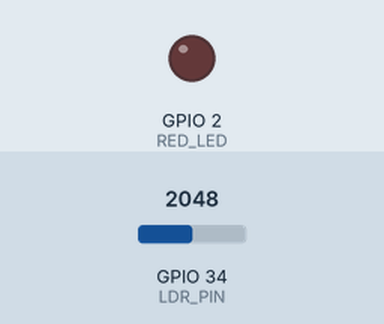
This sketch was run on a simulated ESP32. Parts: output pins drawn as LEDs (lit = HIGH). The test bench sets the inputs (shaded band); at power-on: GPIO 34 (LDR_PIN) = 2048. Random numbers use the default seed unless the sketch sets one; what the sketch prints to the serial monitor is not drawn.

Above: at 4.8 s.
4.9 s: GPIO 34 (LDR_PIN) set to 1286
11.2 s: GPIO 34 (LDR_PIN) set to 1202
15.5 s: GPIO 34 (LDR_PIN) set to 1999
19.2 s: GPIO 34 (LDR_PIN) set to 2080
22.1 s: GPIO 34 (LDR_PIN) set to 1695
28.4 s: GPIO 34 (LDR_PIN) set to 1569
At 30.5 s:
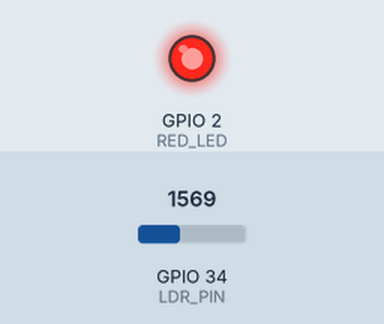
Timing chart, 0 to 32.0 s (numbered marks = the images above; inputs shaded):
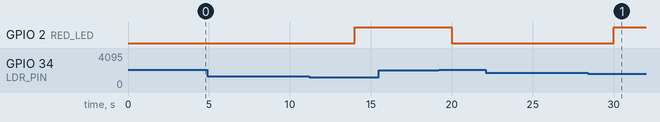

The sketch:

heart_rate_monitor.ino
```cpp
/*
  Q47 - Heart Rate & SpO2 Monitor (Simulation)
  Board: ESP32 DevKit V1
  Sensor: LDR used as proxy sensor

  Features:
  - Simulated Heart Rate and SpO2
  - 5-reading rolling average
  - Update every 2 seconds
  - Red LED abnormal alert
  - CSV-style Serial Monitor output

  NOTE:
  Educational simulation only.
  Not a medical device.
*/

// ---------------- PIN DEFINITIONS ----------------
#define LDR_PIN 34
#define RED_LED 2

// ---------------- ROLLING AVERAGE ----------------
const int WINDOW_SIZE = 5;

float hrReadings[WINDOW_SIZE] = {0, 0, 0, 0, 0};
float spo2Readings[WINDOW_SIZE] = {0, 0, 0, 0, 0};

int currentIndex = 0;
int readingCount = 0;

// ---------------- TIMING ----------------
unsigned long previousMillis = 0;
const unsigned long UPDATE_INTERVAL = 2000;

// Function to calculate average
float calculateAverage(float values[], int count) {
  float sum = 0;

  for (int i = 0; i < count; i++) {
    sum += values[i];
  }

  return sum / count;
}

// Function to create timestamp
String getTimestamp() {
  unsigned long totalSeconds = millis() / 1000;

  int minutes = totalSeconds / 60;
  int seconds = totalSeconds % 60;

  char timeBuffer[10];
  sprintf(timeBuffer, "%02d:%02d", minutes, seconds);

  return String(timeBuffer);
}

void setup() {

  Serial.begin(115200);

  pinMode(LDR_PIN, INPUT);
  pinMode(RED_LED, OUTPUT);

  digitalWrite(RED_LED, LOW);

  Serial.println("====================================");
  Serial.println(" Heart Rate & SpO2 Monitor");
  Serial.println(" Educational Simulation Only");
  Serial.println("====================================");

  // CSV Header
  Serial.println(
    "Timestamp,Raw_LDR,Heart_Rate,SpO2,Avg_HR,Avg_SpO2,Status"
  );
}

void loop() {

  unsigned long currentMillis = millis();

  // Update readings every 2 seconds
  if (currentMillis - previousMillis >= UPDATE_INTERVAL) {

    previousMillis = currentMillis;

    // Read LDR analog value
    int ldrValue = analogRead(LDR_PIN);

    /*
      Map LDR reading into simulated health values.

      ESP32 ADC Range:
      0 to 4095

      Simulated Heart Rate:
      45 to 130 bpm

      Simulated SpO2:
      90 to 100 %
    */

    float heartRate = map(
      ldrValue,
      0,
      4095,
      45,
      130
    );

    float spo2 = map(
      ldrValue,
      0,
      4095,
      90,
      100
    );

    // Add small random noise for realistic simulation
    heartRate += random(-3, 4);
    spo2 += random(-1, 2);

    // Limit values to valid simulation range
    heartRate = constrain(heartRate, 40, 140);
    spo2 = constrain(spo2, 85, 100);

    // Store current reading
    hrReadings[currentIndex] = heartRate;
    spo2Readings[currentIndex] = spo2;

    // Move circular buffer index
    currentIndex++;

    if (currentIndex >= WINDOW_SIZE) {
      currentIndex = 0;
    }

    // Increase count until 5 readings
    if (readingCount < WINDOW_SIZE) {
      readingCount++;
    }

    // Calculate rolling averages
    float avgHR = calculateAverage(
      hrReadings,
      readingCount
    );

    float avgSpO2 = calculateAverage(
      spo2Readings,
      readingCount
    );

    // ---------------- ALERT LOGIC ----------------

    bool abnormal = false;
    String status;

    if (
      avgHR < 50 ||
      avgHR > 120 ||
      avgSpO2 < 94
    ) {
      abnormal = true;
      status = "ALERT";
    }
    else {
      abnormal = false;
      status = "NORMAL";
    }

    // Control Red LED
    if (abnormal) {
      digitalWrite(RED_LED, HIGH);
    }
    else {
      digitalWrite(RED_LED, LOW);
    }

    // ---------------- CSV OUTPUT ----------------

    Serial.print(getTimestamp());
    Serial.print(",");

    Serial.print(ldrValue);
    Serial.print(",");

    Serial.print(heartRate, 1);
    Serial.print(",");

    Serial.print(spo2, 1);
    Serial.print(",");

    Serial.print(avgHR, 1);
    Serial.print(",");

    Serial.print(avgSpO2, 1);
    Serial.print(",");

    Serial.println(status);

    // ---------------- HUMAN READABLE ALERT ----------------

    if (abnormal) {

      Serial.println("🚨 HEALTH ALERT!");

      if (avgHR < 50) {
        Serial.println("Heart Rate Too Low!");
      }

      if (avgHR > 120) {
        Serial.println("Heart Rate Too High!");
      }

      if (avgSpO2 < 94) {
        Serial.println("SpO2 Level Too Low!");
      }

      Serial.println("----------------------------");
    }
  }
}
```

Measured:
- the behaviour switches between 1638 and 1637 on GPIO 34 (LDR_PIN) (found by bisection; images 0 and 1)
- after the input at 4.9 s, every drawn part: stays the same
- after the input at 15.5 s, every drawn part: stays the same
- after the input at 22.1 s, every drawn part: stays the same
- after the input at 28.4 s, GPIO 2 (RED_LED): LOW → HIGH after 1.6 s
